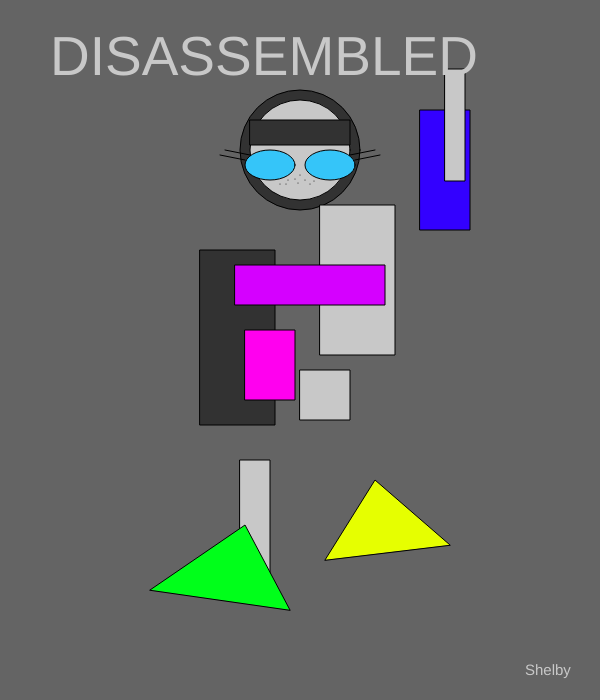
Frame 1 (no input)
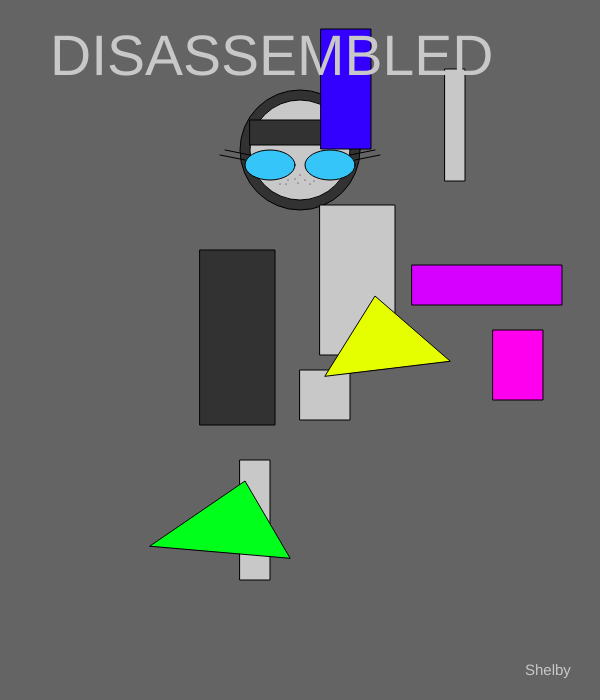
Frame 60 (no input)
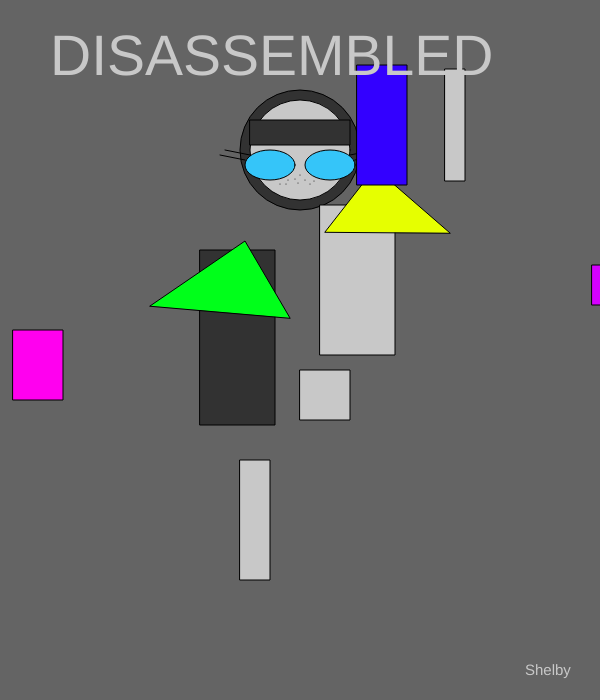
Frame 120 (the mouse pressed at the canvas centre since frame 60)

The p5.js sketch that drew these frames (run headless with seeded random() and noise() and a simulated clock; from frame 60 on, the mouse is pressed at the canvas centre):

// p5.js sketch
// ── sketch.js
var redColor = 100;
var greenColor = 100;
var blueColor = 100;

var x = 245;

var xx = 235;

var y = 560;
var y1 = 480;
var y2 = 545;

var yy = 590;
var yy1 = 525;
var yy2 = 610;

var xxx = 420;
var yyy = 110;

var movement;
var movement1;
var movement2;
var movement3;
var movement4;

var size = 55;
var count = 0;
var sizeDirection = 2;

function setup()
{
    createCanvas(600, 700);
    movement = floor(random() * 10) + 1;
    movement1 = floor(random() * 10) + 1;
    movement2 = floor(random() * 10) + 1;
    movement3 = floor(random() * 10) + 1;
    movement4 = floor(random() * 10) + 1;
}
function draw()
{
    background(redColor, greenColor, blueColor);
    fill(50);
    circle(300, 150, 120);
    fill(200);
    circle(300, 150, 100);
    fill(53, 197, 249);
    ellipse(270, 165, 50, 30);
    ellipse(330, 165, 50, 30);
    fill(50);
    rect(250, 120, 100, 25);
    fill(0);
    line(350, 155, 375, 150);
    line(355, 160, 380, 155);
    line(250, 155, 225, 150);
    line(245, 160, 220, 155);
    fill(200);
    rect(320, 205, 75, 150);
    fill(50);
    rect(200, 250, 75, 175);
    fill(200);
    square(300, 370, 50);
    rect(240, 460, 30, 120);


    fill(230, 255, 0);
    triangle(325, y, 375, y1, 450, y2);
    fill(0, 255, 26);
    triangle(150, yy, 245, yy1, 290, yy2);

    if(y <= 700)
        {
            movement2*=-1;
        }
            
        if(y >= 0)
        {
            movement2*=-1;
        }
    y += movement2;
    if(y1 <= 700)
        {
            movement2*=-1;
        }
            
        if(y1 >= 0)
        {
            movement2*=-1;
        }
    y1 += movement2;
    if(y2 <= 700)
        {
            movement2*=-1;
        }
            
        if(y2 >= 0)
        {
            movement2*=-1;
        }
    y2 += movement2;
    if(yy <= 700)
        {
            movement3*=-1;
        }
            
        if(yy >= 0)
        {
            movement3*=-1;
        }
    yy += movement3;
    if(yy1 <= 700)
        {
            movement3*=-1;
        }
            
        if(yy1 >= 0)
        {
            movement3*=-1;
        }
    yy1 += movement3;
    if(yy2 <= 700)
        {
            movement3*=-1;
        }
            
        if(yy2 >= 0)
        {
            movement3*=-1;
        }
    yy2 += movement3;

    fill(200);
    point(300, 175);
    point(305, 180);
    point(298, 183);
    point(295, 179);
    point(288, 180);
    point(280, 184);
    point(310, 184);
    point(314, 181);
    point(286, 184);
    fill(51, 0, 255);
    rect(xxx, yyy, 50, 120);

    if(xxx <= 600)
        {
            movement4*=-1;
        }
            
        if(xxx >= 0)
        {
            movement4*=-1;
        }
    xxx += movement4;
    if(yyy <= 600)
        {
            movement4*=-1;
        }
            
        if(yyy >= 0)
        {
            movement4*=-1;
        }
    yyy += movement4;

    fill(255, 0, 239);
    rect(x, 330, 50, 70);
    fill(213, 0, 255);
    rect(xx, 265, 150, 40);

    if(x <= 600)
    {
        movement*=-1;
    }
        
    if(x >= 0)
    {
        movement*=-1;
    }
x += movement;
    if(xx <= 600)
    {
        movement1*=-1;
    }
        
    if(xx >= 0)
    {
        movement1*=-1;
    }
xx += movement1;

    fill(200);
    rect(445, 69, 20, 112);

    textSize(size);
    size+= sizeDirection;
    count++;
    if(count > 5)
    {
        sizeDirection *=-1;
        count = 0;
    }
    text('DISASSEMBLED', 50, 75);
    
    textSize(15);
    text('Shelby', 525, 675);



}
